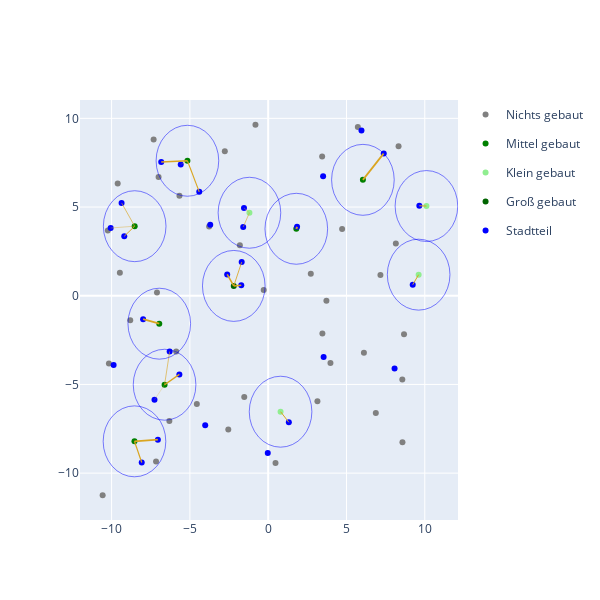

Notebook code for this chart:
### Code cell
# solve task 3
solve_location(radius=2, budget=1.8e6)

### Figure 1 — Plotly figure (JSON) as saved in the notebook; plotly's stock layout.template omitted (floating-point values rounded to 4 significant figures)
{"data": [{"hovertemplate": "Type=Nichts gebaut<br>x=%{x}<br>y=%{y}<extra></extra>", "legendgroup": "Nichts gebaut", "marker": {"color": "grey", "symbol": "circle"}, "mode": "markers", "name": "Nichts gebaut", "orientation": "v", "showlegend": true, "type": "scatter", "x": [-1.809, 7.168, -4.556, 3.447, 3.145, 3.463, -7.102, -6.998, -6.311, 8.566, -8.809, -2.77, 0.4694, 8.152, 8.326, -9.471, -0.2864, -3.77, -5.874, -7.315, -10.24, 4.721, 8.575, -2.548, -0.8121, 6.113, -1.528, -10.17, 2.721, 8.676, 6.874, -9.611, 5.725, 3.718, -10.57, 3.976, -5.666, -7.161], "xaxis": "x", "y": [2.854, 1.176, -6.108, 7.855, -5.95, -2.135, 0.1878, 6.698, -7.06, -4.721, -1.388, 8.148, -9.425, 2.942, 8.422, 1.297, 0.3189, 3.908, -3.15, 8.813, 3.678, 3.761, -8.257, -7.544, 9.64, -3.215, -5.704, -3.819, 1.241, -2.17, -6.61, 6.335, 9.52, -0.2879, -11.25, -3.785, 5.644, -9.35], "yaxis": "y"}, {"hovertemplate": "Type=Mittel gebaut<br>x=%{x}<br>y=%{y}<extra></extra>", "legendgroup": "Mittel gebaut", "marker": {"color": "green", "symbol": "circle"}, "mode": "markers", "name": "Mittel gebaut", "orientation": "v", "showlegend": true, "type": "scatter", "x": [-8.525, 6.049, 1.796, -6.616, -8.538, -5.158, -6.954], "xaxis": "x", "y": [3.921, 6.535, 3.775, -5.016, -8.208, 7.61, -1.575], "yaxis": "y"}, {"hovertemplate": "Type=Klein gebaut<br>x=%{x}<br>y=%{y}<extra></extra>", "legendgroup": "Klein gebaut", "marker": {"color": "lightgreen", "symbol": "circle"}, "mode": "markers", "name": "Klein gebaut", "orientation": "v", "showlegend": true, "type": "scatter", "x": [10.11, -1.198, 9.608, 0.791], "xaxis": "x", "y": [5.057, 4.679, 1.189, -6.537], "yaxis": "y"}, {"hovertemplate": "Type=Groß gebaut<br>x=%{x}<br>y=%{y}<extra></extra>", "legendgroup": "Groß gebaut", "marker": {"color": "darkgreen", "symbol": "circle"}, "mode": "markers", "name": "Groß gebaut", "orientation": "v", "showlegend": true, "type": "scatter", "x": [-2.197], "xaxis": "x", "y": [0.5537], "yaxis": "y"}, {"hovertemplate": "Type=Stadtteil<br>x=%{x}<br>y=%{y}<extra></extra>", "legendgroup": "Stadtteil", "marker": {"color": "blue", "symbol": "circle"}, "mode": "markers", "name": "Stadtteil", "orientation": "v", "showlegend": true, "type": "scatter", "x": [-2.618, 9.653, -5.671, -9.361, 3.54, -1.545, -7.986, 1.319, 5.957, -5.585, 8.071, -8.075, -4.022, 9.231, 1.845, -9.872, 3.507, -3.701, -6.292, -10.06, -0.02544, 7.38, -1.692, -9.19, -7.044, -6.83, -7.26, -4.402, -1.595, -1.72], "xaxis": "x", "y": [1.199, 5.07, -4.436, 5.234, -3.451, 4.949, -1.322, -7.134, 9.319, 7.398, -4.101, -9.402, -7.303, 0.622, 3.886, -3.906, 6.738, 3.998, -3.145, 3.819, -8.872, 8.025, 1.896, 3.357, -8.113, 7.54, -5.859, 5.858, 3.877, 0.591], "yaxis": "y"}, {"hovertemplate": "x=%{x}<br>y=%{y}<extra></extra>", "legendgroup": "", "line": {"color": "goldenrod", "dash": "solid", "width": 1.566}, "marker": {"symbol": "circle"}, "mode": "lines", "name": "", "orientation": "v", "showlegend": false, "type": "scatter", "x": [-2.197, -2.618], "xaxis": "x", "y": [0.5537, 1.199], "yaxis": "y"}, {"hovertemplate": "x=%{x}<br>y=%{y}<extra></extra>", "legendgroup": "", "line": {"color": "goldenrod", "dash": "solid", "width": 1}, "marker": {"symbol": "circle"}, "mode": "lines", "name": "", "orientation": "v", "showlegend": false, "type": "scatter", "x": [10.11, 9.653], "xaxis": "x", "y": [5.057, 5.07], "yaxis": "y"}, {"hovertemplate": "x=%{x}<br>y=%{y}<extra></extra>", "legendgroup": "", "line": {"color": "goldenrod", "dash": "solid", "width": 1.393}, "marker": {"symbol": "circle"}, "mode": "lines", "name": "", "orientation": "v", "showlegend": false, "type": "scatter", "x": [-6.616, -5.671], "xaxis": "x", "y": [-5.016, -4.436], "yaxis": "y"}, {"hovertemplate": "x=%{x}<br>y=%{y}<extra></extra>", "legendgroup": "", "line": {"color": "goldenrod", "dash": "solid", "width": 0.649}, "marker": {"symbol": "circle"}, "mode": "lines", "name": "", "orientation": "v", "showlegend": false, "type": "scatter", "x": [-8.525, -9.361], "xaxis": "x", "y": [3.921, 5.234], "yaxis": "y"}, {"hovertemplate": "x=%{x}<br>y=%{y}<extra></extra>", "legendgroup": "", "line": {"color": "goldenrod", "dash": "solid", "width": 0.422}, "marker": {"symbol": "circle"}, "mode": "lines", "name": "", "orientation": "v", "showlegend": false, "type": "scatter", "x": [-1.198, -1.545], "xaxis": "x", "y": [4.679, 4.949], "yaxis": "y"}, {"hovertemplate": "x=%{x}<br>y=%{y}<extra></extra>", "legendgroup": "", "line": {"color": "goldenrod", "dash": "solid", "width": 1.714}, "marker": {"symbol": "circle"}, "mode": "lines", "name": "", "orientation": "v", "showlegend": false, "type": "scatter", "x": [-6.954, -7.986], "xaxis": "x", "y": [-1.575, -1.322], "yaxis": "y"}, {"hovertemplate": "x=%{x}<br>y=%{y}<extra></extra>", "legendgroup": "", "line": {"color": "goldenrod", "dash": "solid", "width": 1}, "marker": {"symbol": "circle"}, "mode": "lines", "name": "", "orientation": "v", "showlegend": false, "type": "scatter", "x": [0.791, 1.319], "xaxis": "x", "y": [-6.537, -7.134], "yaxis": "y"}, {"hovertemplate": "x=%{x}<br>y=%{y}<extra></extra>", "legendgroup": "", "line": {"color": "goldenrod", "dash": "solid", "width": 0.265}, "marker": {"symbol": "circle"}, "mode": "lines", "name": "", "orientation": "v", "showlegend": false, "type": "scatter", "x": [-5.158, -5.585], "xaxis": "x", "y": [7.61, 7.398], "yaxis": "y"}, {"hovertemplate": "x=%{x}<br>y=%{y}<extra></extra>", "legendgroup": "", "line": {"color": "goldenrod", "dash": "solid", "width": 1.239}, "marker": {"symbol": "circle"}, "mode": "lines", "name": "", "orientation": "v", "showlegend": false, "type": "scatter", "x": [-8.538, -8.075], "xaxis": "x", "y": [-8.208, -9.402], "yaxis": "y"}, {"hovertemplate": "x=%{x}<br>y=%{y}<extra></extra>", "legendgroup": "", "line": {"color": "goldenrod", "dash": "solid", "width": 1}, "marker": {"symbol": "circle"}, "mode": "lines", "name": "", "orientation": "v", "showlegend": false, "type": "scatter", "x": [9.608, 9.231], "xaxis": "x", "y": [1.189, 0.622], "yaxis": "y"}, {"hovertemplate": "x=%{x}<br>y=%{y}<extra></extra>", "legendgroup": "", "line": {"color": "goldenrod", "dash": "solid", "width": 1.995}, "marker": {"symbol": "circle"}, "mode": "lines", "name": "", "orientation": "v", "showlegend": false, "type": "scatter", "x": [1.796, 1.845], "xaxis": "x", "y": [3.775, 3.886], "yaxis": "y"}, {"hovertemplate": "x=%{x}<br>y=%{y}<extra></extra>", "legendgroup": "", "line": {"color": "goldenrod", "dash": "solid", "width": 0.609}, "marker": {"symbol": "circle"}, "mode": "lines", "name": "", "orientation": "v", "showlegend": false, "type": "scatter", "x": [-6.616, -6.292], "xaxis": "x", "y": [-5.016, -3.145], "yaxis": "y"}, {"hovertemplate": "x=%{x}<br>y=%{y}<extra></extra>", "legendgroup": "", "line": {"color": "goldenrod", "dash": "solid", "width": 0.396}, "marker": {"symbol": "circle"}, "mode": "lines", "name": "", "orientation": "v", "showlegend": false, "type": "scatter", "x": [-8.525, -10.06], "xaxis": "x", "y": [3.921, 3.819], "yaxis": "y"}, {"hovertemplate": "x=%{x}<br>y=%{y}<extra></extra>", "legendgroup": "", "line": {"color": "goldenrod", "dash": "solid", "width": 1.774}, "marker": {"symbol": "circle"}, "mode": "lines", "name": "", "orientation": "v", "showlegend": false, "type": "scatter", "x": [6.049, 7.38], "xaxis": "x", "y": [6.535, 8.025], "yaxis": "y"}, {"hovertemplate": "x=%{x}<br>y=%{y}<extra></extra>", "legendgroup": "", "line": {"color": "goldenrod", "dash": "solid", "width": 0.84}, "marker": {"symbol": "circle"}, "mode": "lines", "name": "", "orientation": "v", "showlegend": false, "type": "scatter", "x": [-2.197, -1.692], "xaxis": "x", "y": [0.5537, 1.896], "yaxis": "y"}, {"hovertemplate": "x=%{x}<br>y=%{y}<extra></extra>", "legendgroup": "", "line": {"color": "goldenrod", "dash": "solid", "width": 0.994}, "marker": {"symbol": "circle"}, "mode": "lines", "name": "", "orientation": "v", "showlegend": false, "type": "scatter", "x": [-8.525, -9.19], "xaxis": "x", "y": [3.921, 3.357], "yaxis": "y"}, {"hovertemplate": "x=%{x}<br>y=%{y}<extra></extra>", "legendgroup": "", "line": {"color": "goldenrod", "dash": "solid", "width": 1.761}, "marker": {"symbol": "circle"}, "mode": "lines", "name": "", "orientation": "v", "showlegend": false, "type": "scatter", "x": [-8.538, -7.044], "xaxis": "x", "y": [-8.208, -8.113], "yaxis": "y"}, {"hovertemplate": "x=%{x}<br>y=%{y}<extra></extra>", "legendgroup": "", "line": {"color": "goldenrod", "dash": "solid", "width": 1.553}, "marker": {"symbol": "circle"}, "mode": "lines", "name": "", "orientation": "v", "showlegend": false, "type": "scatter", "x": [-5.158, -6.83], "xaxis": "x", "y": [7.61, 7.54], "yaxis": "y"}, {"hovertemplate": "x=%{x}<br>y=%{y}<extra></extra>", "legendgroup": "", "line": {"color": "goldenrod", "dash": "solid", "width": 0.261}, "marker": {"symbol": "circle"}, "mode": "lines", "name": "", "orientation": "v", "showlegend": false, "type": "scatter", "x": [-6.616, -7.26], "xaxis": "x", "y": [-5.016, -5.859], "yaxis": "y"}, {"hovertemplate": "x=%{x}<br>y=%{y}<extra></extra>", "legendgroup": "", "line": {"color": "goldenrod", "dash": "solid", "width": 1.131}, "marker": {"symbol": "circle"}, "mode": "lines", "name": "", "orientation": "v", "showlegend": false, "type": "scatter", "x": [-5.158, -4.402], "xaxis": "x", "y": [7.61, 5.858], "yaxis": "y"}, {"hovertemplate": "x=%{x}<br>y=%{y}<extra></extra>", "legendgroup": "", "line": {"color": "goldenrod", "dash": "solid", "width": 0.578}, "marker": {"symbol": "circle"}, "mode": "lines", "name": "", "orientation": "v", "showlegend": false, "type": "scatter", "x": [-1.198, -1.595], "xaxis": "x", "y": [4.679, 3.877], "yaxis": "y"}, {"hovertemplate": "x=%{x}<br>y=%{y}<extra></extra>", "legendgroup": "", "line": {"color": "goldenrod", "dash": "solid", "width": 1.594}, "marker": {"symbol": "circle"}, "mode": "lines", "name": "", "orientation": "v", "showlegend": false, "type": "scatter", "x": [-2.197, -1.72], "xaxis": "x", "y": [0.5537, 0.591], "yaxis": "y"}], "layout": {"autosize": false, "height": 600, "shapes": [{"line": {"color": "blue", "width": 0.5}, "type": "circle", "x0": -6.525, "x1": -10.53, "xref": "x", "y0": 5.921, "y1": 1.921, "yref": "y"}, {"line": {"color": "blue", "width": 0.5}, "type": "circle", "x0": 8.049, "x1": 4.049, "xref": "x", "y0": 8.535, "y1": 4.535, "yref": "y"}, {"line": {"color": "blue", "width": 0.5}, "type": "circle", "x0": 12.11, "x1": 8.106, "xref": "x", "y0": 7.057, "y1": 3.057, "yref": "y"}, {"line": {"color": "blue", "width": 0.5}, "type": "circle", "x0": 3.796, "x1": -0.2044, "xref": "x", "y0": 5.775, "y1": 1.775, "yref": "y"}, {"line": {"color": "blue", "width": 0.5}, "type": "circle", "x0": 0.8024, "x1": -3.198, "xref": "x", "y0": 6.679, "y1": 2.679, "yref": "y"}, {"line": {"color": "blue", "width": 0.5}, "type": "circle", "x0": -4.616, "x1": -8.616, "xref": "x", "y0": -3.016, "y1": -7.016, "yref": "y"}, {"line": {"color": "blue", "width": 0.5}, "type": "circle", "x0": -6.538, "x1": -10.54, "xref": "x", "y0": -6.208, "y1": -10.21, "yref": "y"}, {"line": {"color": "blue", "width": 0.5}, "type": "circle", "x0": 11.61, "x1": 7.608, "xref": "x", "y0": 3.189, "y1": -0.811, "yref": "y"}, {"line": {"color": "blue", "width": 0.5}, "type": "circle", "x0": -0.1971, "x1": -4.197, "xref": "x", "y0": 2.554, "y1": -1.446, "yref": "y"}, {"line": {"color": "blue", "width": 0.5}, "type": "circle", "x0": -3.158, "x1": -7.158, "xref": "x", "y0": 9.61, "y1": 5.61, "yref": "y"}, {"line": {"color": "blue", "width": 0.5}, "type": "circle", "x0": 2.791, "x1": -1.209, "xref": "x", "y0": -4.537, "y1": -8.537, "yref": "y"}, {"line": {"color": "blue", "width": 0.5}, "type": "circle", "x0": -4.954, "x1": -8.954, "xref": "x", "y0": 0.425, "y1": -3.575, "yref": "y"}], "width": 600, "xaxis": {"autorange": true, "range": [-12.02, 12.12], "type": "linear"}, "yaxis": {"autorange": true, "range": [-12.64, 11.04], "type": "linear"}}}
